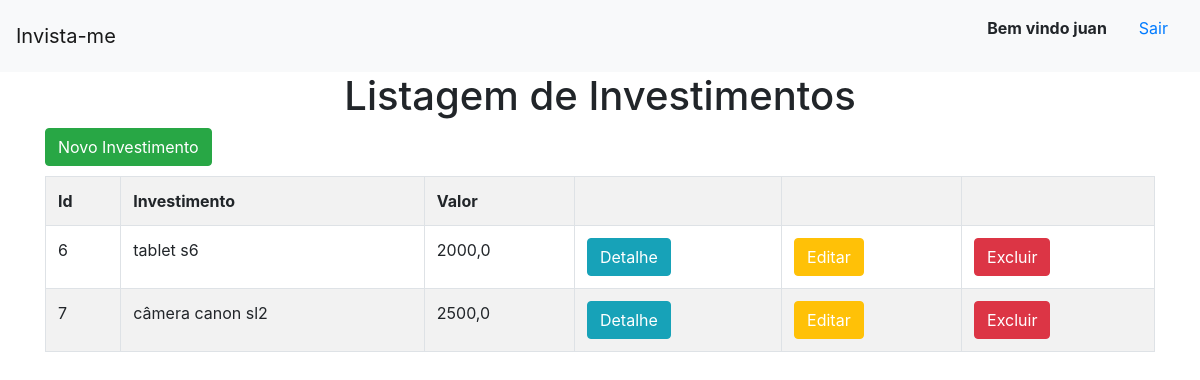
The app's page / (signed in) with its own data.
### invista_me/models.py (models this page shows)
class Investimento(models.Model):
    investimento = models.TextField(max_length=255)
    valor = models.FloatField()
    pago = models.BooleanField(default=False )
    data = models.DateField()

### invista_me/views.py (the view)
# urls.py: path('', views.meus_investimentos,name='meus_investimentos'),
def meus_investimentos(request):
    dados = {
        'dados':Investimento.objects.all()
    }
    return render(request,'investimentos/meus_investimentos.html',context=dados)

### invista_me/templates/investimentos/meus_investimentos.html
{% extends 'investimentos/base.html' %}
{% block conteudo %}
<h1 style='text-align: center;'>Listagem de Investimentos</h1>
<div class='container'>
    <button class='btn btn-success' style='margin-bottom: 10px;'><a style='color:white;'
            href="{% url 'novo_investimento' %}">Novo
            Investimento</a></button>
    <table class='table table-striped table-bordered'>
        <tr>
            <th>Id</th>
            <th>Investimento</th>
            <th>Valor</th>
            <th></th>
            <th></th>
            <th></th>
        </tr>
        {% for dado in dados %}
        <tr>
            <td>{{dado.id}}</td>
            <td>{{dado.investimento}}</td>
            <td>{{dado.valor}}</td>
            <td><button class='btn btn-info'><a style='color:white;'
                        href="{% url 'detalhe' dado.id %}">Detalhe</a></button>
            </td>
            <td><button class='btn btn-warning'><a style='color:white;'
                        href="{% url 'editar' dado.id %}">Editar</a></button></td>
            <td><button class='btn btn-danger'><a style='color:white;'
                        href="{% url 'excluir' dado.id %}">Excluir</a></button></td>
        </tr>
        {% endfor %}
    </table>
</div>
{% endblock %}

### invista_me/templates/investimentos/base.html (shortened to what this page needs)
<!doctype html>
<html lang="en">
  <head>
    <link rel="stylesheet" href="https://cdn.jsdelivr.net/npm/bootstrap@4.6.2/dist/css/bootstrap.min.css">
  </head>
  <body>
<nav class="navbar navbar-light bg-light">
    <a class="navbar-brand" href="{% url 'meus_investimentos' %}">Invista-me</a>
    <ul style="list-style:none ;">
      {% if user.is_authenticated %}
      <li style="float:left ;">
        <strong class="nav-item nav-link">Bem vindo {{user.get_username}}</strong>
      </li>
      <li style="float:left;">
        <a href="{% url 'logout' %}" class="nav-item nav-link">Sair</a>
      </li>
      {% endif %}
    </ul>
  </nav>
{% block conteudo %}
{% endblock %}
  </body>
</html>

### records on screen
Investimento: id "6", investimento "tablet s6", valor "2000,0"
Investimento: id "7", investimento "câmera canon sl2", valor "2500,0"

### other values on screen
{{ user.get_username }} "juan"
